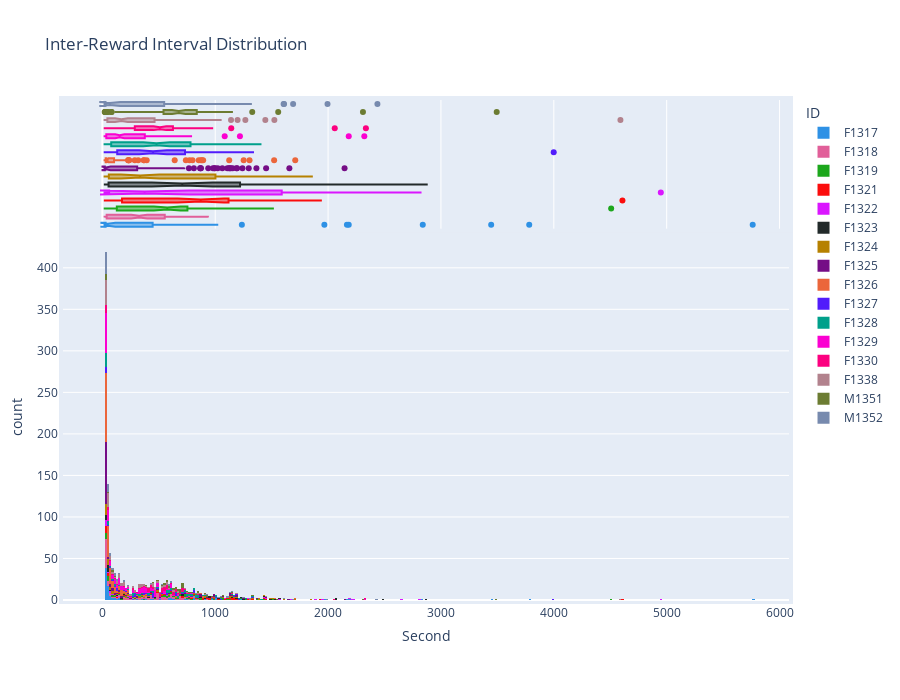

Notebook cell for this chart:
### Code cell
fig = px.histogram(df_dist, 
                   x="Second", 
                   color="ID", 
                   nbins = numBins,
                   marginal="box", # can be `box`, `violin`
                   hover_data=df_dist.columns,
                   color_discrete_sequence=px.colors.qualitative.Dark24,
                   title='Inter-Reward Interval Distribution')

fig.update_layout(autosize=False,
                width=900,
                height=700,
                margin=dict(l=50,
                            r=50,
                            b=100,
                            t=100,
                            pad=4))


fig.show()

### Figure 1 — Plotly figure (JSON) as saved in the notebook; plotly's stock layout.template omitted (floating-point values rounded to 4 significant figures; data arrays with more than 128 entries replaced by an {"elided": "..."} marker saying what was removed)
{"data": [{"alignmentgroup": "True", "bingroup": "x", "hovertemplate": "ID=F1317<br>Second=%{x}<br>count=%{y}<extra></extra>", "legendgroup": "F1317", "marker": {"color": "#2E91E5", "pattern": {"shape": ""}}, "name": "F1317", "nbinsx": 288, "offsetgroup": "F1317", "orientation": "v", "showlegend": true, "type": "histogram", "x": [28, 37, 604, 358, 77, 381, 581, 32, 801, 29, 25, 438, 71, 600, 35, 722, 614, 276, 22, 749, 35, 20, 38, 44, 38, 50, 43, 24, 144, 25, 33, 38, 27, 627, 75, 21, 23, 45, 28, 27, 26, 93, 32, 30, 319, 22, 29, 29, 25, 22, 33, 23, 24, 49, 61, 28, 47, 28, 46, 3782, 34, 29, 56, 3445, 44, 1018, 23, 52, 57, 28, 123, 1002, 40, 64, 448, 513, 1967, 55, 2183, 100, 1236, 582, 108, 39, 83, 26, 54, 48, 5762, 145, 581, 2839, 41, 903, 974, 46, 2167, 803, 155], "xaxis": "x", "yaxis": "y"}, {"alignmentgroup": "True", "customdata": [["F1317"], ["F1317"], ["F1317"], ["F1317"], ["F1317"], ["F1317"], ["F1317"], ["F1317"], ["F1317"], ["F1317"], ["F1317"], ["F1317"], ["F1317"], ["F1317"], ["F1317"], ["F1317"], ["F1317"], ["F1317"], ["F1317"], ["F1317"], ["F1317"], ["F1317"], ["F1317"], ["F1317"], ["F1317"], ["F1317"], ["F1317"], ["F1317"], ["F1317"], ["F1317"], ["F1317"], ["F1317"], ["F1317"], ["F1317"], ["F1317"], ["F1317"], ["F1317"], ["F1317"], ["F1317"], ["F1317"], ["F1317"], ["F1317"], ["F1317"], ["F1317"], ["F1317"], ["F1317"], ["F1317"], ["F1317"], ["F1317"], ["F1317"], ["F1317"], ["F1317"], ["F1317"], ["F1317"], ["F1317"], ["F1317"], ["F1317"], ["F1317"], ["F1317"], ["F1317"], ["F1317"], ["F1317"], ["F1317"], ["F1317"], ["F1317"], ["F1317"], ["F1317"], ["F1317"], ["F1317"], ["F1317"], ["F1317"], ["F1317"], ["F1317"], ["F1317"], ["F1317"], ["F1317"], ["F1317"], ["F1317"], ["F1317"], ["F1317"], ["F1317"], ["F1317"], ["F1317"], ["F1317"], ["F1317"], ["F1317"], ["F1317"], ["F1317"], ["F1317"], ["F1317"], ["F1317"], ["F1317"], ["F1317"], ["F1317"], ["F1317"], ["F1317"], ["F1317"], ["F1317"], ["F1317"]], "hovertemplate": "ID=%{customdata[0]}<br>Second=%{x}<extra></extra>", "legendgroup": "F1317", "marker": {"color": "#2E91E5"}, "name": "F1317", "notched": true, "offsetgroup": "F1317", "showlegend": false, "type": "box", "x": [28, 37, 604, 358, 77, 381, 581, 32, 801, 29, 25, 438, 71, 600, 35, 722, 614, 276, 22, 749, 35, 20, 38, 44, 38, 50, 43, 24, 144, 25, 33, 38, 27, 627, 75, 21, 23, 45, 28, 27, 26, 93, 32, 30, 319, 22, 29, 29, 25, 22, 33, 23, 24, 49, 61, 28, 47, 28, 46, 3782, 34, 29, 56, 3445, 44, 1018, 23, 52, 57, 28, 123, 1002, 40, 64, 448, 513, 1967, 55, 2183, 100, 1236, 582, 108, 39, 83, 26, 54, 48, 5762, 145, 581, 2839, 41, 903, 974, 46, 2167, 803, 155], "xaxis": "x2", "yaxis": "y2"}, {"alignmentgroup": "True", "bingroup": "x", "hovertemplate": "ID=F1318<br>Second=%{x}<br>count=%{y}<extra></extra>", "legendgroup": "F1318", "marker": {"color": "#E15F99", "pattern": {"shape": ""}}, "name": "F1318", "nbinsx": 288, "offsetgroup": "F1318", "orientation": "v", "showlegend": true, "type": "histogram", "x": {"elided": "131 int values"}, "xaxis": "x", "yaxis": "y"}, {"alignmentgroup": "True", "customdata": {"elided": "131x1 str values"}, "hovertemplate": "ID=%{customdata[0]}<br>Second=%{x}<extra></extra>", "legendgroup": "F1318", "marker": {"color": "#E15F99"}, "name": "F1318", "notched": true, "offsetgroup": "F1318", "showlegend": false, "type": "box", "x": {"elided": "131 int values"}, "xaxis": "x2", "yaxis": "y2"}, {"alignmentgroup": "True", "bingroup": "x", "hovertemplate": "ID=F1319<br>Second=%{x}<br>count=%{y}<extra></extra>", "legendgroup": "F1319", "marker": {"color": "#1CA71C", "pattern": {"shape": ""}}, "name": "F1319", "nbinsx": 288, "offsetgroup": "F1319", "orientation": "v", "showlegend": true, "type": "histogram", "x": [38, 140, 373, 105, 657, 89, 673, 877, 24, 208, 872, 1066, 32, 994, 617, 52, 220, 774, 359, 613, 21, 1361, 26, 136, 528, 39, 1511, 543, 599, 1104, 435, 22, 1061, 684, 31, 662, 560, 747, 83, 575, 818, 43, 1264, 1430, 40, 689, 43, 1120, 44, 794, 702, 183, 853, 601, 1220, 169, 278, 727, 554, 476, 583, 636, 724, 43, 725, 289, 745, 498, 4508], "xaxis": "x", "yaxis": "y"}, {"alignmentgroup": "True", "customdata": [["F1319"], ["F1319"], ["F1319"], ["F1319"], ["F1319"], ["F1319"], ["F1319"], ["F1319"], ["F1319"], ["F1319"], ["F1319"], ["F1319"], ["F1319"], ["F1319"], ["F1319"], ["F1319"], ["F1319"], ["F1319"], ["F1319"], ["F1319"], ["F1319"], ["F1319"], ["F1319"], ["F1319"], ["F1319"], ["F1319"], ["F1319"], ["F1319"], ["F1319"], ["F1319"], ["F1319"], ["F1319"], ["F1319"], ["F1319"], ["F1319"], ["F1319"], ["F1319"], ["F1319"], ["F1319"], ["F1319"], ["F1319"], ["F1319"], ["F1319"], ["F1319"], ["F1319"], ["F1319"], ["F1319"], ["F1319"], ["F1319"], ["F1319"], ["F1319"], ["F1319"], ["F1319"], ["F1319"], ["F1319"], ["F1319"], ["F1319"], ["F1319"], ["F1319"], ["F1319"], ["F1319"], ["F1319"], ["F1319"], ["F1319"], ["F1319"], ["F1319"], ["F1319"], ["F1319"], ["F1319"]], "hovertemplate": "ID=%{customdata[0]}<br>Second=%{x}<extra></extra>", "legendgroup": "F1319", "marker": {"color": "#1CA71C"}, "name": "F1319", "notched": true, "offsetgroup": "F1319", "showlegend": false, "type": "box", "x": [38, 140, 373, 105, 657, 89, 673, 877, 24, 208, 872, 1066, 32, 994, 617, 52, 220, 774, 359, 613, 21, 1361, 26, 136, 528, 39, 1511, 543, 599, 1104, 435, 22, 1061, 684, 31, 662, 560, 747, 83, 575, 818, 43, 1264, 1430, 40, 689, 43, 1120, 44, 794, 702, 183, 853, 601, 1220, 169, 278, 727, 554, 476, 583, 636, 724, 43, 725, 289, 745, 498, 4508], "xaxis": "x2", "yaxis": "y2"}, {"alignmentgroup": "True", "bingroup": "x", "hovertemplate": "ID=F1321<br>Second=%{x}<br>count=%{y}<extra></extra>", "legendgroup": "F1321", "marker": {"color": "#FB0D0D", "pattern": {"shape": ""}}, "name": "F1321", "nbinsx": 288, "offsetgroup": "F1321", "orientation": "v", "showlegend": true, "type": "histogram", "x": [609, 35, 711, 136, 1122, 150, 487, 24, 532, 199, 37, 431, 540, 22, 4608, 815, 1083, 889, 44, 1936, 1324, 1170, 1140, 1168, 1114, 36, 1424, 1077, 24, 1192, 47, 1445, 838, 922, 861, 1157, 761, 780, 989, 896, 954, 706, 958, 1031, 46, 1287, 29, 36, 1429, 1014, 882, 959], "xaxis": "x", "yaxis": "y"}, {"alignmentgroup": "True", "customdata": [["F1321"], ["F1321"], ["F1321"], ["F1321"], ["F1321"], ["F1321"], ["F1321"], ["F1321"], ["F1321"], ["F1321"], ["F1321"], ["F1321"], ["F1321"], ["F1321"], ["F1321"], ["F1321"], ["F1321"], ["F1321"], ["F1321"], ["F1321"], ["F1321"], ["F1321"], ["F1321"], ["F1321"], ["F1321"], ["F1321"], ["F1321"], ["F1321"], ["F1321"], ["F1321"], ["F1321"], ["F1321"], ["F1321"], ["F1321"], ["F1321"], ["F1321"], ["F1321"], ["F1321"], ["F1321"], ["F1321"], ["F1321"], ["F1321"], ["F1321"], ["F1321"], ["F1321"], ["F1321"], ["F1321"], ["F1321"], ["F1321"], ["F1321"], ["F1321"], ["F1321"]], "hovertemplate": "ID=%{customdata[0]}<br>Second=%{x}<extra></extra>", "legendgroup": "F1321", "marker": {"color": "#FB0D0D"}, "name": "F1321", "notched": true, "offsetgroup": "F1321", "showlegend": false, "type": "box", "x": [609, 35, 711, 136, 1122, 150, 487, 24, 532, 199, 37, 431, 540, 22, 4608, 815, 1083, 889, 44, 1936, 1324, 1170, 1140, 1168, 1114, 36, 1424, 1077, 24, 1192, 47, 1445, 838, 922, 861, 1157, 761, 780, 989, 896, 954, 706, 958, 1031, 46, 1287, 29, 36, 1429, 1014, 882, 959], "xaxis": "x2", "yaxis": "y2"}, {"alignmentgroup": "True", "bingroup": "x", "hovertemplate": "ID=F1322<br>Second=%{x}<br>count=%{y}<extra></extra>", "legendgroup": "F1322", "marker": {"color": "#DA16FF", "pattern": {"shape": ""}}, "name": "F1322", "nbinsx": 288, "offsetgroup": "F1322", "orientation": "v", "showlegend": true, "type": "histogram", "x": [1677, 74, 223, 31, 1560, 331, 285, 2226, 20, 311, 1434, 122, 1452, 547, 503, 374, 1121, 30, 565, 2207, 40, 1285, 477, 48, 2819, 38, 4948, 1896, 26, 71, 85, 2657, 39, 35, 2186, 64, 1942], "xaxis": "x", "yaxis": "y"}, {"alignmentgroup": "True", "customdata": [["F1322"], ["F1322"], ["F1322"], ["F1322"], ["F1322"], ["F1322"], ["F1322"], ["F1322"], ["F1322"], ["F1322"], ["F1322"], ["F1322"], ["F1322"], ["F1322"], ["F1322"], ["F1322"], ["F1322"], ["F1322"], ["F1322"], ["F1322"], ["F1322"], ["F1322"], ["F1322"], ["F1322"], ["F1322"], ["F1322"], ["F1322"], ["F1322"], ["F1322"], ["F1322"], ["F1322"], ["F1322"], ["F1322"], ["F1322"], ["F1322"], ["F1322"], ["F1322"]], "hovertemplate": "ID=%{customdata[0]}<br>Second=%{x}<extra></extra>", "legendgroup": "F1322", "marker": {"color": "#DA16FF"}, "name": "F1322", "notched": true, "offsetgroup": "F1322", "showlegend": false, "type": "box", "x": [1677, 74, 223, 31, 1560, 331, 285, 2226, 20, 311, 1434, 122, 1452, 547, 503, 374, 1121, 30, 565, 2207, 40, 1285, 477, 48, 2819, 38, 4948, 1896, 26, 71, 85, 2657, 39, 35, 2186, 64, 1942], "xaxis": "x2", "yaxis": "y2"}, {"alignmentgroup": "True", "bingroup": "x", "hovertemplate": "ID=F1323<br>Second=%{x}<br>count=%{y}<extra></extra>", "legendgroup": "F1323", "marker": {"color": "#222A2A", "pattern": {"shape": ""}}, "name": "F1323", "nbinsx": 288, "offsetgroup": "F1323", "orientation": "v", "showlegend": true, "type": "histogram", "x": [2874, 54, 1141, 22, 55, 2079, 50, 910, 706, 40, 867, 25, 1528, 135, 32, 29, 1220, 33, 364, 472, 831, 1561, 943, 1227, 403, 50, 1247, 58, 1498, 2067, 29, 1023, 1197, 172, 1432, 1194, 60, 196, 55, 945, 2498, 152, 1444, 56, 711, 1145], "xaxis": "x", "yaxis": "y"}, {"alignmentgroup": "True", "customdata": [["F1323"], ["F1323"], ["F1323"], ["F1323"], ["F1323"], ["F1323"], ["F1323"], ["F1323"], ["F1323"], ["F1323"], ["F1323"], ["F1323"], ["F1323"], ["F1323"], ["F1323"], ["F1323"], ["F1323"], ["F1323"], ["F1323"], ["F1323"], ["F1323"], ["F1323"], ["F1323"], ["F1323"], ["F1323"], ["F1323"], ["F1323"], ["F1323"], ["F1323"], ["F1323"], ["F1323"], ["F1323"], ["F1323"], ["F1323"], ["F1323"], ["F1323"], ["F1323"], ["F1323"], ["F1323"], ["F1323"], ["F1323"], ["F1323"], ["F1323"], ["F1323"], ["F1323"], ["F1323"]], "hovertemplate": "ID=%{customdata[0]}<br>Second=%{x}<extra></extra>", "legendgroup": "F1323", "marker": {"color": "#222A2A"}, "name": "F1323", "notched": true, "offsetgroup": "F1323", "showlegend": false, "type": "box", "x": [2874, 54, 1141, 22, 55, 2079, 50, 910, 706, 40, 867, 25, 1528, 135, 32, 29, 1220, 33, 364, 472, 831, 1561, 943, 1227, 403, 50, 1247, 58, 1498, 2067, 29, 1023, 1197, 172, 1432, 1194, 60, 196, 55, 945, 2498, 152, 1444, 56, 711, 1145], "xaxis": "x2", "yaxis": "y2"}, {"alignmentgroup": "True", "bingroup": "x", "hovertemplate": "ID=F1324<br>Second=%{x}<br>count=%{y}<extra></extra>", "legendgroup": "F1324", "marker": {"color": "#B68100", "pattern": {"shape": ""}}, "name": "F1324", "nbinsx": 288, "offsetgroup": "F1324", "orientation": "v", "showlegend": true, "type": "histogram", "x": [84, 105, 1386, 183, 200, 58, 340, 648, 527, 335, 54, 1175, 387, 322, 142, 903, 47, 490, 24, 34, 1493, 41, 1397, 172, 981, 84, 214, 368, 901, 34, 1518, 239, 24, 1498, 402, 60, 1065, 1332, 37, 1157, 902, 64, 422, 1420, 137, 37, 1577, 1329, 99, 1160, 237, 659, 1719, 33, 62, 1196, 785, 481, 29, 30, 1600, 56, 980, 28, 1133, 21, 810, 66, 1856, 54, 97, 20, 1127, 39, 929, 49, 590], "xaxis": "x", "yaxis": "y"}, {"alignmentgroup": "True", "customdata": [["F1324"], ["F1324"], ["F1324"], ["F1324"], ["F1324"], ["F1324"], ["F1324"], ["F1324"], ["F1324"], ["F1324"], ["F1324"], ["F1324"], ["F1324"], ["F1324"], ["F1324"], ["F1324"], ["F1324"], ["F1324"], ["F1324"], ["F1324"], ["F1324"], ["F1324"], ["F1324"], ["F1324"], ["F1324"], ["F1324"], ["F1324"], ["F1324"], ["F1324"], ["F1324"], ["F1324"], ["F1324"], ["F1324"], ["F1324"], ["F1324"], ["F1324"], ["F1324"], ["F1324"], ["F1324"], ["F1324"], ["F1324"], ["F1324"], ["F1324"], ["F1324"], ["F1324"], ["F1324"], ["F1324"], ["F1324"], ["F1324"], ["F1324"], ["F1324"], ["F1324"], ["F1324"], ["F1324"], ["F1324"], ["F1324"], ["F1324"], ["F1324"], ["F1324"], ["F1324"], ["F1324"], ["F1324"], ["F1324"], ["F1324"], ["F1324"], ["F1324"], ["F1324"], ["F1324"], ["F1324"], ["F1324"], ["F1324"], ["F1324"], ["F1324"], ["F1324"], ["F1324"], ["F1324"], ["F1324"]], "hovertemplate": "ID=%{customdata[0]}<br>Second=%{x}<extra></extra>", "legendgroup": "F1324", "marker": {"color": "#B68100"}, "name": "F1324", "notched": true, "offsetgroup": "F1324", "showlegend": false, "type": "box", "x": [84, 105, 1386, 183, 200, 58, 340, 648, 527, 335, 54, 1175, 387, 322, 142, 903, 47, 490, 24, 34, 1493, 41, 1397, 172, 981, 84, 214, 368, 901, 34, 1518, 239, 24, 1498, 402, 60, 1065, 1332, 37, 1157, 902, 64, 422, 1420, 137, 37, 1577, 1329, 99, 1160, 237, 659, 1719, 33, 62, 1196, 785, 481, 29, 30, 1600, 56, 980, 28, 1133, 21, 810, 66, 1856, 54, 97, 20, 1127, 39, 929, 49, 590], "xaxis": "x2", "yaxis": "y2"}, {"alignmentgroup": "True", "bingroup": "x", "hovertemplate": "ID=F1325<br>Second=%{x}<br>count=%{y}<extra></extra>", "legendgroup": "F1325", "marker": {"color": "#750D86", "pattern": {"shape": ""}}, "name": "F1325", "nbinsx": 288, "offsetgroup": "F1325", "orientation": "v", "showlegend": true, "type": "histogram", "x": [33, 434, 128, 508, 23, 43, 22, 22, 21, 22, 23, 29, 726, 22, 874, 27, 21, 34, 101, 980, 23, 811, 23, 20, 1107, 37, 998, 21, 598, 767, 23, 29, 2146, 32, 20, 21, 22, 20, 23, 22, 22, 309, 1657, 33, 24, 33, 234, 91, 140, 68, 1138, 37, 1297, 28, 22, 21, 22, 36, 482, 1194, 21, 39, 1241, 22, 24, 22, 21, 26, 21, 22, 1451, 45, 22, 168, 106, 154, 87, 993, 23, 1063, 73, 40, 1188, 23, 24, 22, 22, 20, 253, 938, 37, 24, 23, 20, 23, 1155, 23, 866, 72, 21, 31, 170, 1122, 23, 21, 33, 35, 1365, 30, 25, 36, 1130, 24, 22, 31, 308, 81, 27, 1022, 23, 511, 26, 95, 870, 21, 22, 358, 205], "xaxis": "x", "yaxis": "y"}, {"alignmentgroup": "True", "customdata": [["F1325"], ["F1325"], ["F1325"], ["F1325"], ["F1325"], ["F1325"], ["F1325"], ["F1325"], ["F1325"], ["F1325"], ["F1325"], ["F1325"], ["F1325"], ["F1325"], ["F1325"], ["F1325"], ["F1325"], ["F1325"], ["F1325"], ["F1325"], ["F1325"], ["F1325"], ["F1325"], ["F1325"], ["F1325"], ["F1325"], ["F1325"], ["F1325"], ["F1325"], ["F1325"], ["F1325"], ["F1325"], ["F1325"], ["F1325"], ["F1325"], ["F1325"], ["F1325"], ["F1325"], ["F1325"], ["F1325"], ["F1325"], ["F1325"], ["F1325"], ["F1325"], ["F1325"], ["F1325"], ["F1325"], ["F1325"], ["F1325"], ["F1325"], ["F1325"], ["F1325"], ["F1325"], ["F1325"], ["F1325"], ["F1325"], ["F1325"], ["F1325"], ["F1325"], ["F1325"], ["F1325"], ["F1325"], ["F1325"], ["F1325"], ["F1325"], ["F1325"], ["F1325"], ["F1325"], ["F1325"], ["F1325"], ["F1325"], ["F1325"], ["F1325"], ["F1325"], ["F1325"], ["F1325"], ["F1325"], ["F1325"], ["F1325"], ["F1325"], ["F1325"], ["F1325"], ["F1325"], ["F1325"], ["F1325"], ["F1325"], ["F1325"], ["F1325"], ["F1325"], ["F1325"], ["F1325"], ["F1325"], ["F1325"], ["F1325"], ["F1325"], ["F1325"], ["F1325"], ["F1325"], ["F1325"], ["F1325"], ["F1325"], ["F1325"], ["F1325"], ["F1325"], ["F1325"], ["F1325"], ["F1325"], ["F1325"], ["F1325"], ["F1325"], ["F1325"], ["F1325"], ["F1325"], ["F1325"], ["F1325"], ["F1325"], ["F1325"], ["F1325"], ["F1325"], ["F1325"], ["F1325"], ["F1325"], ["F1325"], ["F1325"], ["F1325"], ["F1325"], ["F1325"], ["F1325"]], "hovertemplate": "ID=%{customdata[0]}<br>Second=%{x}<extra></extra>", "legendgroup": "F1325", "marker": {"color": "#750D86"}, "name": "F1325", "notched": true, "offsetgroup": "F1325", "showlegend": false, "type": "box", "x": [33, 434, 128, 508, 23, 43, 22, 22, 21, 22, 23, 29, 726, 22, 874, 27, 21, 34, 101, 980, 23, 811, 23, 20, 1107, 37, 998, 21, 598, 767, 23, 29, 2146, 32, 20, 21, 22, 20, 23, 22, 22, 309, 1657, 33, 24, 33, 234, 91, 140, 68, 1138, 37, 1297, 28, 22, 21, 22, 36, 482, 1194, 21, 39, 1241, 22, 24, 22, 21, 26, 21, 22, 1451, 45, 22, 168, 106, 154, 87, 993, 23, 1063, 73, 40, 1188, 23, 24, 22, 22, 20, 253, 938, 37, 24, 23, 20, 23, 1155, 23, 866, 72, 21, 31, 170, 1122, 23, 21, 33, 35, 1365, 30, 25, 36, 1130, 24, 22, 31, 308, 81, 27, 1022, 23, 511, 26, 95, 870, 21, 22, 358, 205], "xaxis": "x2", "yaxis": "y2"}, {"alignmentgroup": "True", "bingroup": "x", "hovertemplate": "ID=F1326<br>Second=%{x}<br>count=%{y}<extra></extra>", "legendgroup": "F1326", "marker": {"color": "#EB663B", "pattern": {"shape": ""}}, "name": "F1326", "nbinsx": 288, "offsetgroup": "F1326", "orientation": "v", "showlegend": true, "type": "histogram", "x": {"elided": "199 int values"}, "xaxis": "x", "yaxis": "y"}, {"alignmentgroup": "True", "customdata": {"elided": "199x1 str values"}, "hovertemplate": "ID=%{customdata[0]}<br>Second=%{x}<extra></extra>", "legendgroup": "F1326", "marker": {"color": "#EB663B"}, "name": "F1326", "notched": true, "offsetgroup": "F1326", "showlegend": false, "type": "box", "x": {"elided": "199 int values"}, "xaxis": "x2", "yaxis": "y2"}, {"alignmentgroup": "True", "bingroup": "x", "hovertemplate": "ID=F1327<br>Second=%{x}<br>count=%{y}<extra></extra>", "legendgroup": "F1327", "marker": {"color": "#511CFB", "pattern": {"shape": ""}}, "name": "F1327", "nbinsx": 288, "offsetgroup": "F1327", "orientation": "v", "showlegend": true, "type": "histogram", "x": [35, 378, 1019, 283, 457, 449, 571, 599, 130, 66, 568, 1165, 417, 75, 35, 1335, 261, 655, 743, 295, 1214, 654, 396, 441, 54, 653, 805, 738, 1198, 291, 571, 31, 21, 739, 802, 3999, 25, 490, 38, 22, 183, 859, 440, 121, 373, 137, 527, 794, 89, 813, 440, 701, 1058, 27, 652, 608, 203, 716, 100], "xaxis": "x", "yaxis": "y"}, {"alignmentgroup": "True", "customdata": [["F1327"], ["F1327"], ["F1327"], ["F1327"], ["F1327"], ["F1327"], ["F1327"], ["F1327"], ["F1327"], ["F1327"], ["F1327"], ["F1327"], ["F1327"], ["F1327"], ["F1327"], ["F1327"], ["F1327"], ["F1327"], ["F1327"], ["F1327"], ["F1327"], ["F1327"], ["F1327"], ["F1327"], ["F1327"], ["F1327"], ["F1327"], ["F1327"], ["F1327"], ["F1327"], ["F1327"], ["F1327"], ["F1327"], ["F1327"], ["F1327"], ["F1327"], ["F1327"], ["F1327"], ["F1327"], ["F1327"], ["F1327"], ["F1327"], ["F1327"], ["F1327"], ["F1327"], ["F1327"], ["F1327"], ["F1327"], ["F1327"], ["F1327"], ["F1327"], ["F1327"], ["F1327"], ["F1327"], ["F1327"], ["F1327"], ["F1327"], ["F1327"], ["F1327"]], "hovertemplate": "ID=%{customdata[0]}<br>Second=%{x}<extra></extra>", "legendgroup": "F1327", "marker": {"color": "#511CFB"}, "name": "F1327", "notched": true, "offsetgroup": "F1327", "showlegend": false, "type": "box", "x": [35, 378, 1019, 283, 457, 449, 571, 599, 130, 66, 568, 1165, 417, 75, 35, 1335, 261, 655, 743, 295, 1214, 654, 396, 441, 54, 653, 805, 738, 1198, 291, 571, 31, 21, 739, 802, 3999, 25, 490, 38, 22, 183, 859, 440, 121, 373, 137, 527, 794, 89, 813, 440, 701, 1058, 27, 652, 608, 203, 716, 100], "xaxis": "x2", "yaxis": "y2"}, {"alignmentgroup": "True", "bingroup": "x", "hovertemplate": "ID=F1328<br>Second=%{x}<br>count=%{y}<extra></extra>", "legendgroup": "F1328", "marker": {"color": "#00A08B", "pattern": {"shape": ""}}, "name": "F1328", "nbinsx": 288, "offsetgroup": "F1328", "orientation": "v", "showlegend": true, "type": "histogram", "x": [78, 80, 405, 355, 313, 1158, 31, 328, 815, 28, 768, 34, 268, 799, 37, 57, 415, 1327, 25, 57, 149, 1168, 270, 836, 332, 719, 836, 114, 742, 231, 893, 24, 430, 783, 661, 262, 1058, 1209, 28, 441, 1401, 39, 25, 599, 22, 876, 737, 59, 976, 550, 841, 604, 585, 37, 29, 1276, 101, 566, 800, 459, 484, 480, 20, 907, 56, 847, 610, 560, 280, 379, 775, 26, 1004, 25, 824, 593, 611, 44, 737, 289, 670, 37, 757, 653, 576, 450, 1014], "xaxis": "x", "yaxis": "y"}, {"alignmentgroup": "True", "customdata": [["F1328"], ["F1328"], ["F1328"], ["F1328"], ["F1328"], ["F1328"], ["F1328"], ["F1328"], ["F1328"], ["F1328"], ["F1328"], ["F1328"], ["F1328"], ["F1328"], ["F1328"], ["F1328"], ["F1328"], ["F1328"], ["F1328"], ["F1328"], ["F1328"], ["F1328"], ["F1328"], ["F1328"], ["F1328"], ["F1328"], ["F1328"], ["F1328"], ["F1328"], ["F1328"], ["F1328"], ["F1328"], ["F1328"], ["F1328"], ["F1328"], ["F1328"], ["F1328"], ["F1328"], ["F1328"], ["F1328"], ["F1328"], ["F1328"], ["F1328"], ["F1328"], ["F1328"], ["F1328"], ["F1328"], ["F1328"], ["F1328"], ["F1328"], ["F1328"], ["F1328"], ["F1328"], ["F1328"], ["F1328"], ["F1328"], ["F1328"], ["F1328"], ["F1328"], ["F1328"], ["F1328"], ["F1328"], ["F1328"], ["F1328"], ["F1328"], ["F1328"], ["F1328"], ["F1328"], ["F1328"], ["F1328"], ["F1328"], ["F1328"], ["F1328"], ["F1328"], ["F1328"], ["F1328"], ["F1328"], ["F1328"], ["F1328"], ["F1328"], ["F1328"], ["F1328"], ["F1328"], ["F1328"], ["F1328"], ["F1328"], ["F1328"]], "hovertemplate": "ID=%{customdata[0]}<br>Second=%{x}<extra></extra>", "legendgroup": "F1328", "marker": {"color": "#00A08B"}, "name": "F1328", "notched": true, "offsetgroup": "F1328", "showlegend": false, "type": "box", "x": [78, 80, 405, 355, 313, 1158, 31, 328, 815, 28, 768, 34, 268, 799, 37, 57, 415, 1327, 25, 57, 149, 1168, 270, 836, 332, 719, 836, 114, 742, 231, 893, 24, 430, 783, 661, 262, 1058, 1209, 28, 441, 1401, 39, 25, 599, 22, 876, 737, 59, 976, 550, 841, 604, 585, 37, 29, 1276, 101, 566, 800, 459, 484, 480, 20, 907, 56, 847, 610, 560, 280, 379, 775, 26, 1004, 25, 824, 593, 611, 44, 737, 289, 670, 37, 757, 653, 576, 450, 1014], "xaxis": "x2", "yaxis": "y2"}, {"alignmentgroup": "True", "bingroup": "x", "hovertemplate": "ID=F1329<br>Second=%{x}<br>count=%{y}<extra></extra>", "legendgroup": "F1329", "marker": {"color": "#FB00D1", "pattern": {"shape": ""}}, "name": "F1329", "nbinsx": 288, "offsetgroup": "F1329", "orientation": "v", "showlegend": true, "type": "histogram", "x": {"elided": "176 int values"}, "xaxis": "x", "yaxis": "y"}, {"alignmentgroup": "True", "customdata": {"elided": "176x1 str values"}, "hovertemplate": "ID=%{customdata[0]}<br>Second=%{x}<extra></extra>", "legendgroup": "F1329", "marker": {"color": "#FB00D1"}, "name": "F1329", "notched": true, "offsetgroup": "F1329", "showlegend": false, "type": "box", "x": {"elided": "176 int values"}, "xaxis": "x2", "yaxis": "y2"}, {"alignmentgroup": "True", "bingroup": "x", "hovertemplate": "ID=F1330<br>Second=%{x}<br>count=%{y}<extra></extra>", "legendgroup": "F1330", "marker": {"color": "#FC0080", "pattern": {"shape": ""}}, "name": "F1330", "nbinsx": 288, "offsetgroup": "F1330", "orientation": "v", "showlegend": true, "type": "histogram", "x": [33, 429, 21, 459, 415, 26, 653, 449, 410, 712, 49, 525, 626, 401, 416, 539, 528, 622, 36, 706, 575, 429, 27, 666, 373, 649, 503, 432, 262, 786, 41, 158, 714, 316, 510, 528, 136, 568, 973, 354, 568, 110, 726, 555, 697, 57, 616, 499, 688, 623, 331, 187, 533, 549, 451, 332, 705, 510, 434, 526, 751, 33, 844, 543, 650, 773, 22, 519, 278, 622, 75, 32, 1142, 552, 2059, 2335, 52, 257, 30, 663, 399, 552, 316, 578, 80, 964, 563], "xaxis": "x", "yaxis": "y"}, {"alignmentgroup": "True", "customdata": [["F1330"], ["F1330"], ["F1330"], ["F1330"], ["F1330"], ["F1330"], ["F1330"], ["F1330"], ["F1330"], ["F1330"], ["F1330"], ["F1330"], ["F1330"], ["F1330"], ["F1330"], ["F1330"], ["F1330"], ["F1330"], ["F1330"], ["F1330"], ["F1330"], ["F1330"], ["F1330"], ["F1330"], ["F1330"], ["F1330"], ["F1330"], ["F1330"], ["F1330"], ["F1330"], ["F1330"], ["F1330"], ["F1330"], ["F1330"], ["F1330"], ["F1330"], ["F1330"], ["F1330"], ["F1330"], ["F1330"], ["F1330"], ["F1330"], ["F1330"], ["F1330"], ["F1330"], ["F1330"], ["F1330"], ["F1330"], ["F1330"], ["F1330"], ["F1330"], ["F1330"], ["F1330"], ["F1330"], ["F1330"], ["F1330"], ["F1330"], ["F1330"], ["F1330"], ["F1330"], ["F1330"], ["F1330"], ["F1330"], ["F1330"], ["F1330"], ["F1330"], ["F1330"], ["F1330"], ["F1330"], ["F1330"], ["F1330"], ["F1330"], ["F1330"], ["F1330"], ["F1330"], ["F1330"], ["F1330"], ["F1330"], ["F1330"], ["F1330"], ["F1330"], ["F1330"], ["F1330"], ["F1330"], ["F1330"], ["F1330"], ["F1330"]], "hovertemplate": "ID=%{customdata[0]}<br>Second=%{x}<extra></extra>", "legendgroup": "F1330", "marker": {"color": "#FC0080"}, "name": "F1330", "notched": true, "offsetgroup": "F1330", "showlegend": false, "type": "box", "x": [33, 429, 21, 459, 415, 26, 653, 449, 410, 712, 49, 525, 626, 401, 416, 539, 528, 622, 36, 706, 575, 429, 27, 666, 373, 649, 503, 432, 262, 786, 41, 158, 714, 316, 510, 528, 136, 568, 973, 354, 568, 110, 726, 555, 697, 57, 616, 499, 688, 623, 331, 187, 533, 549, 451, 332, 705, 510, 434, 526, 751, 33, 844, 543, 650, 773, 22, 519, 278, 622, 75, 32, 1142, 552, 2059, 2335, 52, 257, 30, 663, 399, 552, 316, 578, 80, 964, 563], "xaxis": "x2", "yaxis": "y2"}, {"alignmentgroup": "True", "bingroup": "x", "hovertemplate": "ID=F1338<br>Second=%{x}<br>count=%{y}<extra></extra>", "legendgroup": "F1338", "marker": {"color": "#B2828D", "pattern": {"shape": ""}}, "name": "F1338", "nbinsx": 288, "offsetgroup": "F1338", "orientation": "v", "showlegend": true, "type": "histogram", "x": {"elided": "133 int values"}, "xaxis": "x", "yaxis": "y"}, {"alignmentgroup": "True", "customdata": {"elided": "133x1 str values"}, "hovertemplate": "ID=%{customdata[0]}<br>Second=%{x}<extra></extra>", "legendgroup": "F1338", "marker": {"color": "#B2828D"}, "name": "F1338", "notched": true, "offsetgroup": "F1338", "showlegend": false, "type": "box", "x": {"elided": "133 int values"}, "xaxis": "x2", "yaxis": "y2"}, {"alignmentgroup": "True", "bingroup": "x", "hovertemplate": "ID=M1351<br>Second=%{x}<br>count=%{y}<extra></extra>", "legendgroup": "M1351", "marker": {"color": "#6C7C32", "pattern": {"shape": ""}}, "name": "M1351", "nbinsx": 288, "offsetgroup": "M1351", "orientation": "v", "showlegend": true, "type": "histogram", "x": [707, 593, 935, 82, 907, 854, 34, 577, 676, 1066, 21, 1328, 26, 1558, 34, 931, 705, 539, 1148, 628, 763, 2309, 116, 683, 35, 630, 708, 717, 545, 80, 1052, 28, 656, 856, 794, 552, 650, 454, 1092, 55, 974, 681, 386, 602, 730, 832, 581, 625, 648, 747, 3494, 25, 841, 685, 589, 487, 564, 699, 701, 679], "xaxis": "x", "yaxis": "y"}, {"alignmentgroup": "True", "customdata": [["M1351"], ["M1351"], ["M1351"], ["M1351"], ["M1351"], ["M1351"], ["M1351"], ["M1351"], ["M1351"], ["M1351"], ["M1351"], ["M1351"], ["M1351"], ["M1351"], ["M1351"], ["M1351"], ["M1351"], ["M1351"], ["M1351"], ["M1351"], ["M1351"], ["M1351"], ["M1351"], ["M1351"], ["M1351"], ["M1351"], ["M1351"], ["M1351"], ["M1351"], ["M1351"], ["M1351"], ["M1351"], ["M1351"], ["M1351"], ["M1351"], ["M1351"], ["M1351"], ["M1351"], ["M1351"], ["M1351"], ["M1351"], ["M1351"], ["M1351"], ["M1351"], ["M1351"], ["M1351"], ["M1351"], ["M1351"], ["M1351"], ["M1351"], ["M1351"], ["M1351"], ["M1351"], ["M1351"], ["M1351"], ["M1351"], ["M1351"], ["M1351"], ["M1351"], ["M1351"]], "hovertemplate": "ID=%{customdata[0]}<br>Second=%{x}<extra></extra>", "legendgroup": "M1351", "marker": {"color": "#6C7C32"}, "name": "M1351", "notched": true, "offsetgroup": "M1351", "showlegend": false, "type": "box", "x": [707, 593, 935, 82, 907, 854, 34, 577, 676, 1066, 21, 1328, 26, 1558, 34, 931, 705, 539, 1148, 628, 763, 2309, 116, 683, 35, 630, 708, 717, 545, 80, 1052, 28, 656, 856, 794, 552, 650, 454, 1092, 55, 974, 681, 386, 602, 730, 832, 581, 625, 648, 747, 3494, 25, 841, 685, 589, 487, 564, 699, 701, 679], "xaxis": "x2", "yaxis": "y2"}, {"alignmentgroup": "True", "bingroup": "x", "hovertemplate": "ID=M1352<br>Second=%{x}<br>count=%{y}<extra></extra>", "legendgroup": "M1352", "marker": {"color": "#778AAE", "pattern": {"shape": ""}}, "name": "M1352", "nbinsx": 288, "offsetgroup": "M1352", "orientation": "v", "showlegend": true, "type": "histogram", "x": [42, 609, 23, 28, 98, 116, 26, 24, 184, 20, 85, 108, 1114, 429, 580, 518, 26, 26, 248, 23, 1101, 28, 505, 923, 29, 32, 1995, 25, 147, 135, 232, 1122, 588, 32, 1690, 2437, 76, 178, 28, 48, 537, 33, 106, 23, 58, 45, 1054, 54, 832, 20, 47, 1029, 601, 66, 28, 37, 1606, 181, 22, 52, 1252, 22, 68, 28, 30, 1157, 60, 20, 23, 44, 1316, 52, 23, 130, 1610, 43, 22], "xaxis": "x", "yaxis": "y"}, {"alignmentgroup": "True", "customdata": [["M1352"], ["M1352"], ["M1352"], ["M1352"], ["M1352"], ["M1352"], ["M1352"], ["M1352"], ["M1352"], ["M1352"], ["M1352"], ["M1352"], ["M1352"], ["M1352"], ["M1352"], ["M1352"], ["M1352"], ["M1352"], ["M1352"], ["M1352"], ["M1352"], ["M1352"], ["M1352"], ["M1352"], ["M1352"], ["M1352"], ["M1352"], ["M1352"], ["M1352"], ["M1352"], ["M1352"], ["M1352"], ["M1352"], ["M1352"], ["M1352"], ["M1352"], ["M1352"], ["M1352"], ["M1352"], ["M1352"], ["M1352"], ["M1352"], ["M1352"], ["M1352"], ["M1352"], ["M1352"], ["M1352"], ["M1352"], ["M1352"], ["M1352"], ["M1352"], ["M1352"], ["M1352"], ["M1352"], ["M1352"], ["M1352"], ["M1352"], ["M1352"], ["M1352"], ["M1352"], ["M1352"], ["M1352"], ["M1352"], ["M1352"], ["M1352"], ["M1352"], ["M1352"], ["M1352"], ["M1352"], ["M1352"], ["M1352"], ["M1352"], ["M1352"], ["M1352"], ["M1352"], ["M1352"], ["M1352"]], "hovertemplate": "ID=%{customdata[0]}<br>Second=%{x}<extra></extra>", "legendgroup": "M1352", "marker": {"color": "#778AAE"}, "name": "M1352", "notched": true, "offsetgroup": "M1352", "showlegend": false, "type": "box", "x": [42, 609, 23, 28, 98, 116, 26, 24, 184, 20, 85, 108, 1114, 429, 580, 518, 26, 26, 248, 23, 1101, 28, 505, 923, 29, 32, 1995, 25, 147, 135, 232, 1122, 588, 32, 1690, 2437, 76, 178, 28, 48, 537, 33, 106, 23, 58, 45, 1054, 54, 832, 20, 47, 1029, 601, 66, 28, 37, 1606, 181, 22, 52, 1252, 22, 68, 28, 30, 1157, 60, 20, 23, 44, 1316, 52, 23, 130, 1610, 43, 22], "xaxis": "x2", "yaxis": "y2"}], "layout": {"autosize": false, "barmode": "relative", "height": 700, "legend": {"title": {"text": "ID"}, "tracegroupgap": 0}, "margin": {"b": 100, "l": 50, "pad": 4, "r": 50, "t": 100}, "title": {"text": "Inter-Reward Interval Distribution"}, "width": 900, "xaxis": {"anchor": "y", "domain": [0, 1], "title": {"text": "Second"}}, "xaxis2": {"anchor": "y2", "domain": [0, 1], "matches": "x", "showgrid": true, "showticklabels": false}, "yaxis": {"anchor": "x", "domain": [0, 0.7326], "title": {"text": "count"}}, "yaxis2": {"anchor": "x2", "domain": [0.7426, 1], "matches": "y2", "showgrid": false, "showline": false, "showticklabels": false, "ticks": ""}}}
